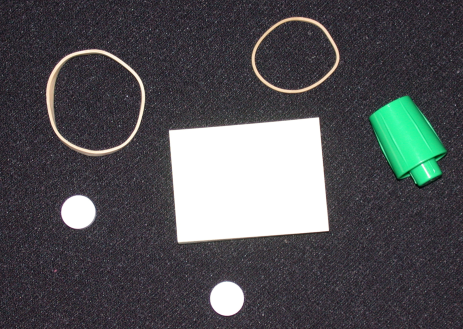
%> input picture Lab/lab2/asset/image/rubberband_cap.png, 463 x 329 px
$ octave link_test.m   (GNU Octave 9; MATLAB toolbox functions it lacks are replaced by stand-ins)
%> lines starting %> are read from the running program, lines starting %| are printed output that depends on the picture; in (x1, y1, x2, y2) boxes, pixels count from 0 and x2, y2 are one past the last pixel; in counts of white or black regions, pixels touching at a corner belong together; the program's own positions count from 1
%曲线跟踪，给定搜索起点和搜索方向返回线条坐标数组
clc;
clear all;
rgb=imread('../asset/image/rubberband_cap.png');
%> rgb is the input picture: size 329x463x3 uint8; mean R, G, B 81.4, 82.4, 85.3
figure;
imshow(rgb);
title('原始图像');
I=rgb2gray(rgb);
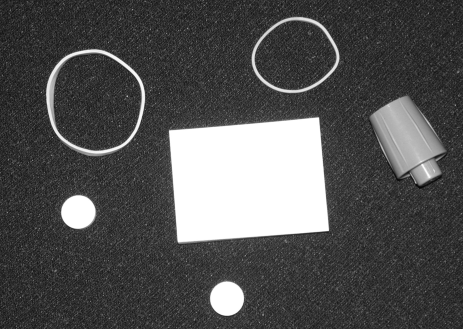
%> I: size 329x463 uint8; min 6, max 255, mean 82.5
threashold=graythresh(I); %使用此函数找到最佳阈值
%> threashold = 0.573
bw=im2bw(I,threashold); %使用此阈值将图像转化为二值图
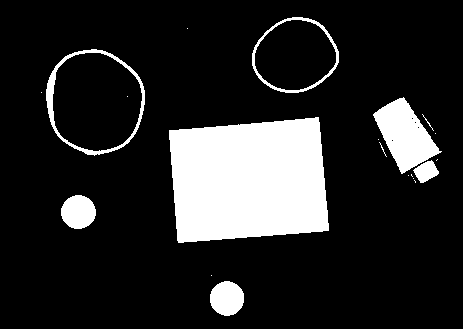
%> bw: size 329x463 logical; 15.8% white; 20 white regions (12 under 20 px), largest, box (x1, y1, x2, y2) and area: (169, 117, 329, 243) 17187, (373, 97, 442, 174) 2708, (46, 49, 145, 156) 1193
bw = edge(bw);
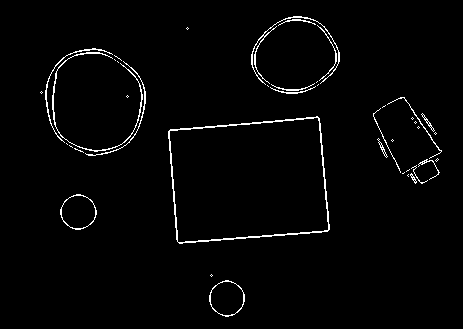
%> bw: size 329x463 logical; 2% white in thin lines or dots, all inside (x1, y1, x2, y2) = (40, 16, 442, 317)
figure;
imshow(bw);
title('二值图像');
dim=size(bw);
%> dim = [329 463]
col=round(dim(2)/2)-90;  %设定一个列坐标
%> col = 142
row=find(bw(:,col),1); %在该列中找到第一个不为0的像素坐标
%> row = 81
CONNectivity=8; %8联通方式
num_points=360; %设定曲线最长值
contour=bwtraceboundary(bw,[row,col],'N',CONNectivity,num_points); %使用该函数找到所有以改点为起点的曲线
%> contour = 253 rows, first 12: [81 142; 80 141; 79 141; 78 140; 77 139; 76 139; 75 138; 74 137; 73 136; 72 135; 71 134; 70 133]
%contour中保存的是所有点的坐标
figure;
imshow(rgb);
hold on;
plot(contour(:,2),contour(:,1),'b','LineWidth',2); %在原图中画出来
title('结果图像');
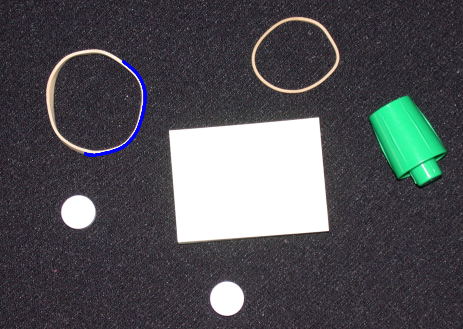
%> figure redrawn from the program's plot data; its title reads '结果图像'
